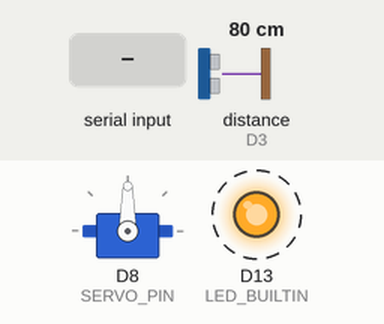
Simulated run of this program. Board: Arduino Uno R4 WiFi. On the bench: servo, output pins drawn as LEDs (lit = HIGH). Wiring (inferred from the names in the program): ultrasonic range finder: trigger D2; echo D3. Dashed ring = blinking. The inputs (shaded band) are chosen by the test bench; at power-on: distance to the obstacle (sensor on D3) 80 cm. The echo pulse lasts 58.3 µs per cm; pins used as bus, display or sensor lines are not drawn; what the program prints to the serial monitor is not drawn.

Above: at 0.1 s.
1.3 s: "pos 0\n" received over Serial
4.3 s: "cmd \n" received over Serial
7.3 s: "diag\n" received over Serial
Timing chart, 0 to 16.3 s (numbered marks = the images above; inputs shaded):
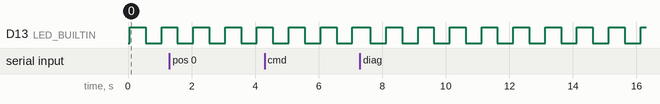

The program:

main.cpp
```cpp
// Mechatrobot driver for Arduino UNO R4 WiFi: plain-text protocol over USB serial.
// mechatrobot_ros2/scripts/serial_bridge.py converts it to the same ROS 2 topics
// as the micro-ROS version (firmware/uno_r4_microros, env mechatrobot).
//
// Protocol: one line per message, '\n' terminated, readable in a serial monitor.
//   board -> PC   range <m>      HC-SR04 distance (TRIG D2, ECHO D3), 20 Hz
//                 pos <deg>      angle the servo is being driven to now, 20 Hz
//                 led <0|1>      LED_BUILTIN state, 2 Hz
//                 # <text>       free-form log; the bridge only prints it
//   PC -> board   cmd <deg>      servo target angle, -90 (one end) .. 90 (other end),
//                                0 is the centre; values outside are clamped
//                 diag           wiring self-test; answers "diag ..." lines (run_diag)
//
// The servo (SG90 on D8) has no position output, so "pos" is the angle this
// sketch writes to it, not a measurement. The sketch moves that angle towards
// the target at SERVO_DEG_PER_SEC, slower than the SG90 can turn, so the servo
// keeps up and "pos" stays close to where the horn actually is.
//
// The control part (non-blocking servo motion, pulseIn timeout, clamping) is the
// same as the micro-ROS version so that the two can be compared on communication
// only.
#include <Arduino.h>
#include <Servo.h>
#include <stdlib.h>
#include <string.h>

// ---- hardware ---------------------------------------------------------------
// HC-SR04 on D2/D3 as in the summer course (micon-programming, task 3),
// SG90 servo signal on D8.
constexpr int TRIG_PIN = 2;
constexpr int ECHO_PIN = 3;
constexpr int SERVO_PIN = 8;
// Servo.write() takes 0-180 deg; the protocol uses -90..90 with 0 at the centre.
constexpr long SERVO_CENTER_DEG = 90;
constexpr long ANGLE_MIN_DEG = -90;
constexpr long ANGLE_MAX_DEG = 90;
// The SG90 turns about 600 deg/s (0.1 s / 60 deg) with no load.
constexpr unsigned long SERVO_DEG_PER_SEC = 200;
constexpr unsigned long SERVO_MS_PER_DEG = 1000 / SERVO_DEG_PER_SEC;

constexpr float SOUND_SPEED_M_PER_US = 0.000343f;
constexpr float RANGE_MAX_M = 4.5f;
// Round trip time for max_range plus margin; pulseIn() returns 0 after this.
constexpr unsigned long ECHO_TIMEOUT_US =
    (unsigned long)(2.0f * RANGE_MAX_M / SOUND_SPEED_M_PER_US) + 1000UL;

constexpr unsigned long BAUD = 115200;
constexpr unsigned long SENSOR_PERIOD_MS = 50;
constexpr int LED_TOGGLE_EVERY_N_TICKS = 10;  // 10 * 50 ms = 500 ms
constexpr size_t LINE_MAX = 32;

static Servo servo;
static long current_deg = 0;  // angle written to the servo [deg], -90..90
static long target_deg = 0;
static bool led_on = false;

static long clamp_angle(long deg) {
  if (deg < ANGLE_MIN_DEG) {
    return ANGLE_MIN_DEG;
  }
  if (deg > ANGLE_MAX_DEG) {
    return ANGLE_MAX_DEG;
  }
  return deg;
}

static void write_servo(long deg) {
  servo.write((int)(SERVO_CENTER_DEG + deg));
}

static float measure_range_m() {
  digitalWrite(TRIG_PIN, LOW);
  delayMicroseconds(2);
  digitalWrite(TRIG_PIN, HIGH);
  delayMicroseconds(10);
  digitalWrite(TRIG_PIN, LOW);
  unsigned long duration_us = pulseIn(ECHO_PIN, HIGH, ECHO_TIMEOUT_US);
  return duration_us * SOUND_SPEED_M_PER_US / 2.0f;
}

// One HC-SR04 measurement with the given pins; the echo pulse width [us], 0 if none.
static unsigned long ping_us(int trig, int echo) {
  pinMode(trig, OUTPUT);
  pinMode(echo, INPUT);
  digitalWrite(trig, LOW);
  delayMicroseconds(2);
  digitalWrite(trig, HIGH);
  delayMicroseconds(10);
  digitalWrite(trig, LOW);
  return pulseIn(echo, HIGH, ECHO_TIMEOUT_US);
}

// Wiring self-test for scripts/check_hardware.py. Blocks for about 0.2 s.
//   diag trig_idle <0|1>   D2 with a pull-down, before any pulse
//   diag echo_idle <0|1>   D3 with a pull-down (1: something drives it high)
//   diag echo_us <us>      echo with Trig D2 / Echo D3 (0: no echo)
//   diag swapped_us <us>   echo with Trig D3 / Echo D2, only measured when
//                          echo_us is 0 (-1: not measured), so that a correctly
//                          wired sensor's Echo output is never driven
//   diag servo_pin <n>
//   diag end
static void run_diag() {
  constexpr unsigned long SETTLE_MS = 60;  // let the previous echo die out
  pinMode(TRIG_PIN, INPUT_PULLDOWN);
  pinMode(ECHO_PIN, INPUT_PULLDOWN);
  delay(2);
  int trig_idle = digitalRead(TRIG_PIN);
  int echo_idle = digitalRead(ECHO_PIN);
  delay(SETTLE_MS);
  unsigned long echo_us = ping_us(TRIG_PIN, ECHO_PIN);
  long swapped_us = -1;
  if (echo_us == 0) {
    delay(SETTLE_MS);
    swapped_us = (long)ping_us(ECHO_PIN, TRIG_PIN);
  }
  // Back to the normal pin modes.
  pinMode(TRIG_PIN, OUTPUT);
  digitalWrite(TRIG_PIN, LOW);
  pinMode(ECHO_PIN, INPUT);
  Serial.print(F("diag trig_idle "));
  Serial.println(trig_idle);
  Serial.print(F("diag echo_idle "));
  Serial.println(echo_idle);
  Serial.print(F("diag echo_us "));
  Serial.println(echo_us);
  Serial.print(F("diag swapped_us "));
  Serial.println(swapped_us);
  Serial.print(F("diag servo_pin "));
  Serial.println(SERVO_PIN);
  Serial.println(F("diag end"));
}

// Handle one received line. Unknown or malformed lines are reported and ignored.
static void handle_line(const char *line) {
  if (strncmp(line, "cmd ", 4) == 0) {
    char *end = NULL;
    long deg = strtol(line + 4, &end, 10);
    if (end != line + 4) {
      target_deg = clamp_angle(deg);
      return;
    }
  }
  if (strcmp(line, "diag") == 0) {
    run_diag();
    return;
  }
  Serial.print(F("# ignored: "));
  Serial.println(line);
}

// Collect characters into a line without blocking; call handle_line() on '\n'.
static void read_serial() {
  static char buf[LINE_MAX];
  static size_t len = 0;
  static bool overflow = false;
  while (Serial.available() > 0) {
    char c = (char)Serial.read();
    if (c == '\r') {
      continue;
    }
    if (c != '\n') {
      if (len < LINE_MAX - 1) {
        buf[len++] = c;
      } else {
        overflow = true;
      }
      continue;
    }
    buf[len] = '\0';
    if (overflow) {
      Serial.println(F("# ignored: line too long"));
    } else if (len > 0) {
      handle_line(buf);
    }
    len = 0;
    overflow = false;
  }
}

static void send_sensors() {
  static int tick = 0;
  Serial.print(F("range "));
  Serial.println(measure_range_m(), 3);
  Serial.print(F("pos "));
  Serial.println(current_deg);
  if (tick % LED_TOGGLE_EVERY_N_TICKS == 0) {
    led_on = !led_on;
    digitalWrite(LED_BUILTIN, led_on ? HIGH : LOW);
    Serial.print(F("led "));
    Serial.println(led_on ? 1 : 0);
  }
  tick++;
}

// Move the servo 1 deg towards the target every SERVO_MS_PER_DEG. When loop()
// was held up (pulseIn waits up to ~27 ms), catch up by several degrees.
static void move_towards_target() {
  static unsigned long last_ms = 0;
  unsigned long now = millis();
  if (current_deg == target_deg) {
    last_ms = now;
    return;
  }
  long steps = (long)((now - last_ms) / SERVO_MS_PER_DEG);
  if (steps == 0) {
    return;
  }
  last_ms += (unsigned long)steps * SERVO_MS_PER_DEG;
  long remaining = target_deg - current_deg;
  if (labs(remaining) <= steps) {
    current_deg = target_deg;
  } else {
    current_deg += remaining > 0 ? steps : -steps;
  }
  write_servo(current_deg);
}

void setup() {
  pinMode(LED_BUILTIN, OUTPUT);
  pinMode(TRIG_PIN, OUTPUT);
  pinMode(ECHO_PIN, INPUT);
  // The servo goes to the centre at power-on; that is where "pos 0" starts.
  write_servo(current_deg);
  servo.attach(SERVO_PIN);
  Serial.begin(BAUD);
  Serial.println(F("# mechatrobot_serial ready"));
}

void loop() {
  static unsigned long last_sensor_ms = 0;
  read_serial();
  unsigned long now = millis();
  if (now - last_sensor_ms >= SENSOR_PERIOD_MS) {
    last_sensor_ms = now;
    send_sensors();
  }
  move_towards_target();
}
```

Measured:
- by itself, D13 (LED_BUILTIN): alternates HIGH for 0.50 s and LOW for 0.50 s
